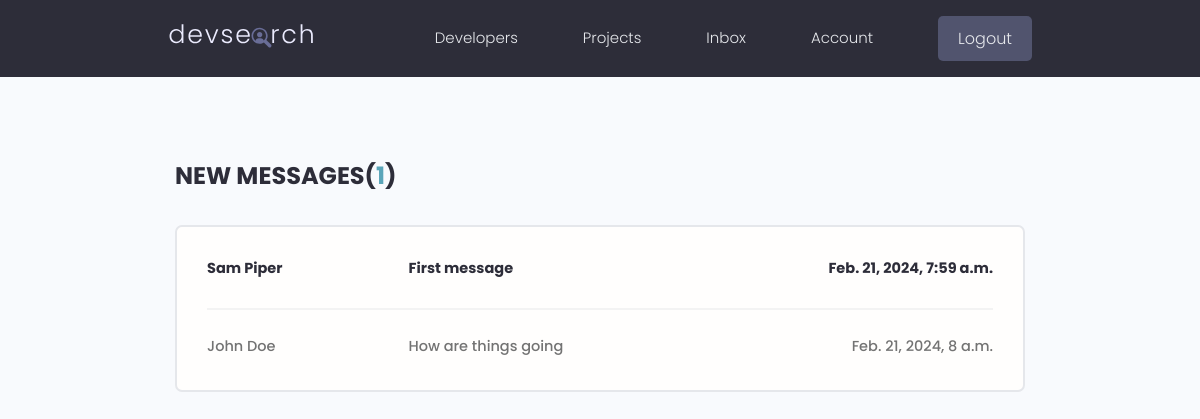
The page /inbox/ (signed in) on the database as committed earlier.
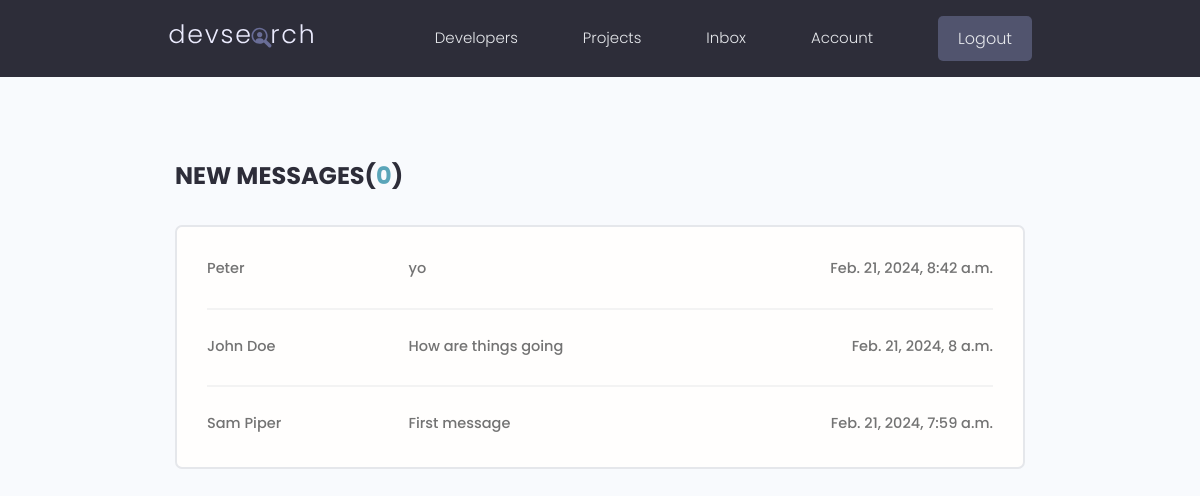
The same page on the database as committed later.
### usersApp/models.py (models this page shows, shortened)
class Message(models.Model):
    sender = models.ForeignKey(Profile, on_delete=models.SET_NULL, null=True, blank=True)
    recipient = models.ForeignKey(Profile, on_delete=models.SET_NULL, null=True, blank=True, related_name="messages")
    name = models.CharField(max_length=200, null=True, blank=True)
    email = models.EmailField(max_length=200, null=True, blank=True)
    subject = models.CharField(max_length=200, null=True, blank=True)
    body = models.TextField()
    is_read = models.BooleanField(default=False, null=True)
    created = models.DateTimeField(auto_now_add=True)
    id = models.UUIDField(default=uuid.uuid4, unique=True, primary_key=True, editable=False)
    class Meta:
        ordering = ['is_read', '-created']

### usersApp/views.py (the view)
# urls.py: path('inbox/', views.inbox, name="inbox"),
@login_required(login_url='login')
def inbox(request):
    profile = request.user.profile  # Get the currently logged-in user
    messageRequests = profile.messages.all()   # This is b/c the 'related_name' attribute in the Message model - in order to get a profile's messages, as in the messages sent to this owner / profile
    unreadCount = messageRequests.filter(is_read=False).count()
    context = {'messageRequests':messageRequests, 'unreadCount':unreadCount}
    return render(request,'usersApp/inbox.html',context)

### usersApp/templates/usersApp/inbox.html
{% extends 'main.html' %}
{% block content %}
  <main class="inbox my-xl">
    <div class="content-box">
      <h3 class="inbox__title">New Messages(<span>{{unreadCount}}</span>)</h3>
      <ul class="messages">
        {% for message in messageRequests %}
        {% if message.is_read == False %}
          <li class="message message--unread">
        {% else %}
          <li class="message">
        {% endif %}
            <a href="{% url 'message' message.id %}">
              <span class="message__author">{{message.name}}</span>
              <span class="message__subject">{{message.subject}}</span>
              <span class="message__date">{{message.created}}</span>
            </a>
        </li>
        {% endfor %}
      </ul>
    </div>
  </main>
{% endblock content %}

### templates/main.html (shortened to what this page needs)
<!DOCTYPE html>
{% load static %}
<html>
<head>
    <link rel="stylesheet" href="https://cdnjs.cloudflare.com/ajax/libs/font-awesome/4.7.0/css/font-awesome.min.css" />
    <link rel="stylesheet" href="{% static 'uikit/styles/uikit.css' %}" />
    <link rel="stylesheet" href="{% static 'styles/app.css' %}" />
</head>
<body>
    {% include "navbar.html" %}
    {% block content %}
    {% endblock content %}
</body>
</html>

### templates/navbar.html (shortened to what this page needs)
{% load static %}
<header class="header">
    <div class="container container--narrow">
      <a href="{% url 'profiles' %}" class="header__logo">
        <img src="{% static 'images/logo.svg' %}" alt="DevSearch Logo" />
      </a>
      <nav class="header__nav">
        <ul class="header__menu">
          <li class="header__menuItem"><a href="{% url 'profiles' %}">Developers</a></li>
          <li class="header__menuItem"><a href="{% url 'projects' %}">Projects</a></li>
          {% if request.user.is_authenticated %}
          <li class="header__menuItem"><a href="{% url 'inbox' %}">Inbox</a></li>
          <li class="header__menuItem"><a href="{% url 'account' %}">Account</a></li>
          <li class="header__menuItem"><a href="{% url 'logout' %}" class="btn btn--sub">Logout</a></li>
          {% else %}
          <li class="header__menuItem"><a href="{% url 'login' %}" class="btn btn--sub">Login/Sign Up</a></li>
          {% endif %}
        </ul>
      </nav>
    </div>
  </header>

### static/styles/app.css (style rules this page uses)
:root { --color-sub: #2d2d39; }
.btn--sub { background-color: var(--color-sub-light); }
img { width: 100%; }
.content-box { width: 95%; max-width: 85rem; margin: 0 auto; }
.header { position: sticky; z-index: 111; background-color: var(--color-sub); padding: 1.5rem 0; }
.header > .container { display: flex; justify-content: space-between; align-items: center; }
.header__logo > img { height: 3.8rem; }
.header__nav > ul { display: inline-flex; align-items: center; list-style: none; gap: 6.5rem; }
.header__menuItem > a { color: var(--color-light); font-weight: 300; }
.inbox { height: 90vh; }
.inbox__title, .inbox__title span { font-size: 2.4rem; font-weight: 700; color: var(--color-sub); text-transform: uppercase; text-align: left; margin-bottom: 3rem; }
.inbox__title span { color: var(--color-main); }
.messages { list-style: none; background: var(--color-white); padding: 0.5rem 3rem; border: 2px solid var(--color-light); border-radius: 0.7rem; }
.message { padding: 2.5rem 0; }
.message > a span { font-size: 1.45rem; font-weight: 500; }
.message:not(:last-child) { border-bottom: 2px solid var(--color-white-light); }
.message > a { display: flex; gap: 1rem; }
.message__author, .message__date { flex-basis: 25%; }
.message__subject { flex-basis: 50%; }
.message__date { text-align: right; }

### static/uikit/styles/modules/_variables.css (style rules this page uses)
:root { --color-main: #5aa5b9; --color-main-light: #e6faff; --color-sub: #3f4156; --color-sub-light: #51546e; --color-sub-lighter: #ededfd; --color-text: #737373; --color-gray: #8b8b8b; --color-light: #e5e7eb; --color-light-gray: #767676; --color-bg: #f8fafd; --color-white: #fffefd; --color-white-light: #f3f3f3; --color-success: #359e64; --color-success-bg: #def8e8; --color-error: #fc4b0b; --color-error-bg: #fff2ee; --font-base: 'Poppins', arial, helvetica, 'Segoe UI', roboto, ubuntu, sans-serif; --font-monospace: 'Fira Code', 'Courier New', courier, monospace; --font-regular: 300; --font-medium: 500; --font-bold: 700; --generic-shadow: 1px 1px 5px #00000010; --generic-transition: all 0.3s ease-in-out; }

### static/uikit/styles/modules/_base.css (style rules this page uses)
* { margin: 0; padding: 0; box-sizing: border-box; text-rendering: optimizeLegibility; color: inherit; font-size: inherit; }
html { font-size: 50%; }
@media only screen and (min-width: 480px) { html { font-size: 56.25%; } }
@media only screen and (min-width: 1200px) { html { font-size: 62.5%; } }
body { line-height: 1.6; font-weight: 400; font-size: 1.5rem; color: var(--color-text); background-color: var(--color-bg); min-height: 100vh; }

### static/uikit/styles/modules/_typography.css (style rules this page uses)
* { font-family: var(--font-base); }
h3 { font-size: 3.2rem; font-weight: var(--font-medium); }
p, span, strong { font-size: 1.6rem; color: var(--color-text); font-weight: var(--font-regular); }
a { padding-bottom: 2px; text-decoration: none; display: inline-block; color: var(--color-main); font-weight: var(--font-medium); }

### static/uikit/styles/modules/_utilities.css (style rules this page uses)
.container { width: 92%; max-width: 165rem; margin: 0 auto; box-sizing: border-box; }
.container--narrow { width: 92%; max-width: 120rem; }
@media screen and (min-width: 1000px) { .container { width: 90%; } }
@media screen and (min-width: 1000px) { .container--narrow { width: 85%; } }
@media screen and (min-width: 1200px) { .container { width: 80%; } }
@media screen and (min-width: 1200px) { .container--narrow { width: 72%; } }
.my-xl { margin: 8rem auto; }

### static/uikit/styles/modules/_button.css (style rules this page uses)
.btn { display: inline-block; position: relative; cursor: pointer; background-color: var(--color-light); font-weight: var(--font-medium); color: var(--color-sub); text-decoration: none; padding: 1rem 2rem; border-radius: 0.5rem; border: none; width: -webkit-fit-content; width: -moz-fit-content; width: fit-content; height: -webkit-fit-content; height: -moz-fit-content; height: fit-content; font-size: 1.6rem; outline-width: 0; outline-color: transparent; -webkit-backface-visibility: hidden; backface-visibility: hidden; transition: all 0.3s ease-in-out; }
.btn--sub { background-color: var(--color-sub); color: var(--color-white); }

Rows that differ between the two databases and show on the page:
added Message: name "Peter", subject "yo", created "Feb. 21, 2024, 8:42 a.m."
shown differently, row unchanged: Message "John Doe": moves up the list
changed Message "Sam Piper": is_read False → True (drawn)
Other text that changed with them:
{{ unreadCount }}: "1" → "0"
